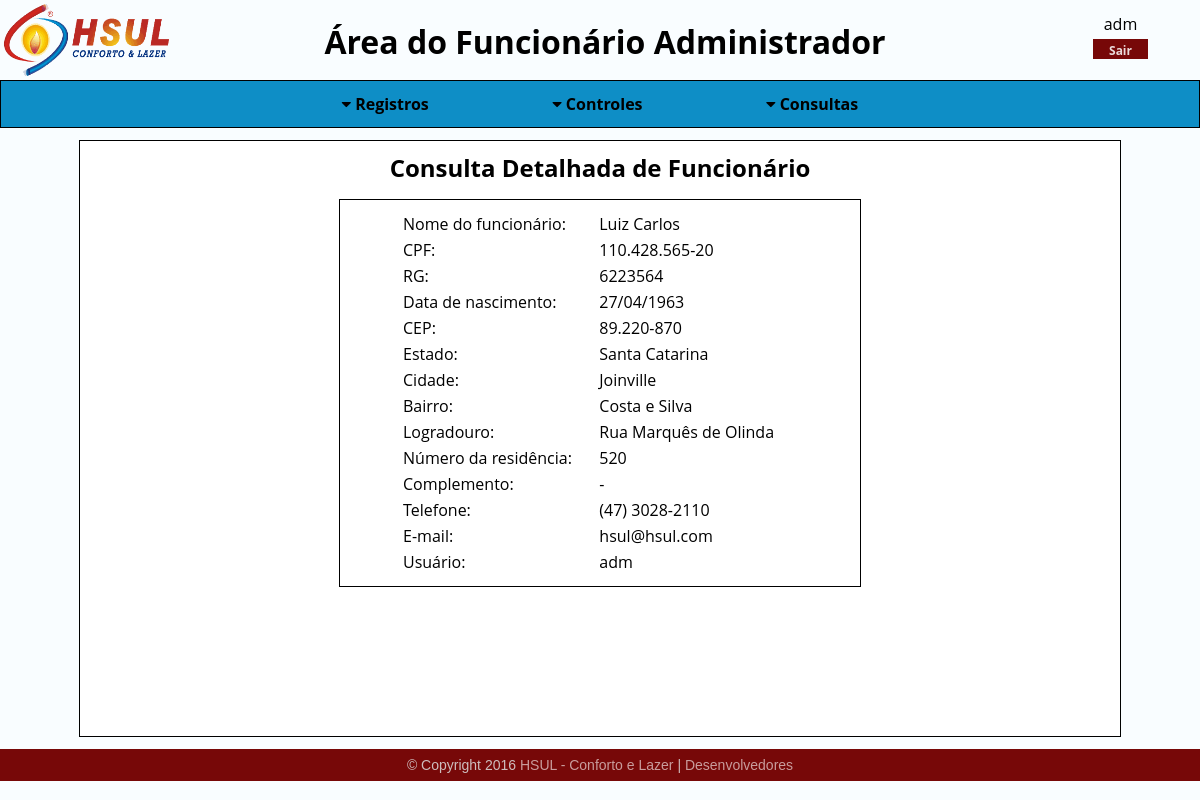
/sistema/hs_menu_funcionarios.php?pasta=funcionarios/consultas/&arq=hs_con_detfuncionarios&ext=php&funcionarios_id=000001&usuarios_id=000001 (signed in), run on the app's committed database.
### tables this page shows
CREATE TABLE `funcionarios` (
  `id` int(6) UNSIGNED ZEROFILL NOT NULL COMMENT 'Identificador único para cada atributo, não havendo possibilidade de repetição.',
  `usuarios_id` int(6) UNSIGNED ZEROFILL NOT NULL COMMENT 'Chave estrangeira vinda da tabela de usuários para conectar as informações. ',
  `cidades_id` int(6) UNSIGNED ZEROFILL NOT NULL COMMENT 'Chave estrangeira vinda da tabela de cidades para conectar as informações. ',
  `nome_completo` varchar(45) NOT NULL COMMENT 'Campo para o nome completo do funcionário.',
  `data_nascimento` date NOT NULL COMMENT 'Campo para data de nascimento do funcionário.',
  `rg` varchar(20) NOT NULL COMMENT 'Campo para Registro Geral (RG) do funcionário.',
  `cpf` bigint(11) UNSIGNED ZEROFILL NOT NULL COMMENT 'Campo para Cadastro de Pessoa Física do funcionário.',
  `telefone` bigint(15) UNSIGNED NOT NULL COMMENT 'Campo para telefone do funcionário, para entrar em contato com o mesmo.',
  `email` varchar(70) NOT NULL COMMENT 'Campo para e-mail do funcionário para entrar em contato com o mesmo.',
  `cep` int(8) UNSIGNED NOT NULL COMMENT 'Campo para o CEP do funcionário, provendo informações para a localização do mesmo.',
  `bairro` varchar(30) NOT NULL COMMENT 'Campo para o bairro do funcionário, provendo informações para a localização do mesmo.',
  `logradouro` varchar(45) NOT NULL COMMENT ' Campo para a rua do funcionário, provendo informações para a localização do mesmo.',
  `numero_residencia` int(5) UNSIGNED NOT NULL COMMENT 'Campo para o número da residência do funcionário, provendo a localização do mesmo.',
  `complemento` varchar(20) NOT NULL COMMENT 'Campo para o complemento da residência do funcionário.',
  `observacoes` text COMMENT 'Campo para as observações sobre o funcionário.'
);

CREATE TABLE `estados` (
  `id` int(6) UNSIGNED ZEROFILL NOT NULL COMMENT 'Identificador único para cada atributo, não havendo possibilidade de repetição.',
  `nome` varchar(45) NOT NULL COMMENT 'Campo para nome do estado.'
);

CREATE TABLE `cidades` (
  `id` int(6) UNSIGNED ZEROFILL NOT NULL COMMENT 'Identificador único para cada atributo, não havendo possibilidade de repetição.',
  `estados_id` int(6) UNSIGNED ZEROFILL NOT NULL COMMENT 'Chave estrangeira vinda da tabela de estados para conectar as informações. ',
  `nome` varchar(45) NOT NULL COMMENT 'Campo para nome da cidade.'
);

CREATE TABLE `usuarios` (
  `id` int(6) UNSIGNED ZEROFILL NOT NULL COMMENT 'Identificador único para cada atributo, não havendo possibilidade de repetição.',
  `usuario` varchar(20) NOT NULL COMMENT 'Campo para o usuário pertencente ao funcionário, cada funcionário deverá ter apenas um usuário.',
  `senha` char(32) NOT NULL COMMENT 'Campo para a senha pertencente ao funcionário, cada funcionário deverá ter apenas uma senha.',
  `permissao` tinyint(1) UNSIGNED NOT NULL COMMENT 'Campo para a permissão do usuário, cada funcionário deverá ter apenas uma permissão relacionada ao seu nível de usuário dentro do software.'
);

### sistema/funcionarios/consultas/hs_con_detfuncionarios.php (the view, shortened to what this page needs)
<h2>Consulta Detalhada de Funcionário</h2>
<div>
  <div class="registros">
    <?php
      $g_funcionarios = $_GET['funcionarios_id'];
      $g_usuarios     = $_GET['usuarios_id'];
      $hs_sel_funcionarios = "SELECT funcionarios.*, usuarios.*, cidades.nome, estados.nome AS estado FROM funcionarios INNER JOIN usuarios ON funcionarios.usuarios_id=usuarios.id  INNER JOIN cidades ON funcionarios.cidades_id=cidades.id INNER JOIN estados ON cidades.estados_id=estados.id WHERE funcionarios.id='".$g_funcionarios."' AND funcionarios.usuarios_id='".$g_usuarios."'";
      $hs_sel_funcionarios_preparado = $conexaobd->prepare($hs_sel_funcionarios);
      $hs_sel_funcionarios_preparado->execute();
      if ($hs_sel_funcionarios_preparado->rowCount()>0){
        $hs_sel_funcionarios_dados = $hs_sel_funcionarios_preparado->fetch();
        if ((($g_usuarios=='000001')&&($hs_sel_funcionarios_dados['usuarios_id']=='000001'))&&$_SESSION['idUsuario']<>'000001'){
          echo "Você não tem permissão para visualizar esta página.";
        }else{
        $cep = preg_replace('/^(\d{2})(\d{3})(\d{3})$/', '\\1.\\2-\\3', $hs_sel_funcionarios_dados['cep']);
        $cpf = preg_replace('/^(\d{3})(\d{3})(\d{3})(\d{2})$/', '$1.$2.$3-$4', $hs_sel_funcionarios_dados['cpf']);
        $telefone = preg_replace('/^(\d{2})(\d{4,5})(\d{4})$/', '($1) $2-$3', $hs_sel_funcionarios_dados['telefone']);
        $data = explode("-", $hs_sel_funcionarios_dados['data_nascimento']);
    ?>
    <table>
      <tr>
        <td>Nome do funcionário:</td>
        <td><?php echo $hs_sel_funcionarios_dados['nome_completo']?></td>
      </tr>
      <tr>
        <td>CPF:</td>
        <td><?php echo $cpf ?></td>
      </tr>
      <tr>
        <td>RG:</td>
        <td><?php echo $hs_sel_funcionarios_dados['rg']?></td>
      </tr>
      <tr>
        <td>Data de nascimento:</td>
        <td><?php echo $data[2]."/".$data[1]."/".$data[0] ?></td>
      </tr>
      <tr>
        <td>CEP:</td>
        <td><?php echo $cep ?></td>
      </tr>
      <tr>
        <td>Estado:</td>
        <td><?php echo $hs_sel_funcionarios_dados['estado']?></td>
      </tr>
      <tr>
        <td>Cidade:</td>
        <td><?php echo $hs_sel_funcionarios_dados['nome']?></td>
      </tr>
      <tr>
        <td>Bairro:</td>
        <td><?php echo $hs_sel_funcionarios_dados['bairro']?></td>
      </tr>
      <tr>
        <td>Logradouro:</td>
        <td><?php echo $hs_sel_funcionarios_dados['logradouro']?></td>
      </tr>
      <tr>
        <td>Número da residência:</td>
        <td><?php echo $hs_sel_funcionarios_dados['numero_residencia']?></td>
      </tr>
      <tr>
        <td>Complemento:</td>
        <td><?php echo $hs_sel_funcionarios_dados['complemento']?></td>
      </tr>
      <tr>
        <td>Telefone:</td>
        <td><?php echo $telefone?></td>
      </tr>
      <tr>
        <td>E-mail:</td>
        <td><?php echo $hs_sel_funcionarios_dados['email']?></td>
      </tr>
      <tr>
        <td>Usuário:</td>
        <td><?php echo $hs_sel_funcionarios_dados['usuario']?></td>
      </tr>
    </table>
    <?php
        }
      }else{
        echo "Houve um erro na consulta dos dados.";
      }
    ?>
  </div>
</div>

### layout/css/hsul_backend_css.css (style rules this page uses)
* { margin: 0; }
html { height: 100%; width: 100%; }
body { background-color: #f9fdff; height: 100%; width: 100%; }
h2 { text-align: center; }
.registros { padding: 10px; border: 1px solid; width: 500px; justify-content: center; margin: 0 auto; margin-top: 15px; }
.registros table { margin: 0 auto; width: 400px; }
.registros td { min-width: 170px; }

### data on the page
funcionarios: nome_completo "Luiz Carlos", cpf "110.428.565-20", rg "6223564", data_nascimento "27", data_nascimento "04", data_nascimento "1963", cep "89.220-870", estados.nome "Santa Catarina", cidades.nome "Joinville", bairro "Costa e Silva", logradouro "Rua Marquês de Olinda", numero_residencia "520", complemento "-", telefone "(47) 3028-2110", email "hsul@hsul.com", usuarios.usuario "adm"

### other printed values
$_SESSION['usuario'] "adm"
$funcionario "Administrador"
